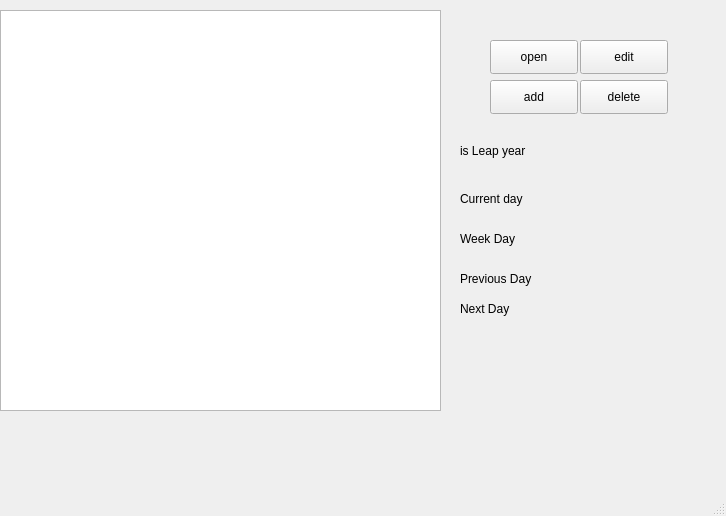
<?xml version="1.0" encoding="UTF-8"?>
<ui version="4.0">
 <class>MainWindow</class>
 <widget class="QMainWindow" name="MainWindow">
  <property name="geometry">
   <rect>
    <x>0</x>
    <y>0</y>
    <width>726</width>
    <height>516</height>
   </rect>
  </property>
  <property name="windowTitle">
   <string>MainWindow</string>
  </property>
  <widget class="QWidget" name="centralwidget">
   <widget class="QTableWidget" name="tableWidget">
    <property name="geometry">
     <rect>
      <x>0</x>
      <y>10</y>
      <width>441</width>
      <height>401</height>
     </rect>
    </property>
   </widget>
   <widget class="QPushButton" name="open">
    <property name="geometry">
     <rect>
      <x>490</x>
      <y>40</y>
      <width>88</width>
      <height>34</height>
     </rect>
    </property>
    <property name="text">
     <string>open</string>
    </property>
   </widget>
   <widget class="QPushButton" name="pushButton">
    <property name="geometry">
     <rect>
      <x>490</x>
      <y>80</y>
      <width>88</width>
      <height>34</height>
     </rect>
    </property>
    <property name="text">
     <string>add</string>
    </property>
   </widget>
   <widget class="QPushButton" name="editbut">
    <property name="geometry">
     <rect>
      <x>580</x>
      <y>40</y>
      <width>88</width>
      <height>34</height>
     </rect>
    </property>
    <property name="text">
     <string>edit</string>
    </property>
   </widget>
   <widget class="QPushButton" name="deletebut">
    <property name="geometry">
     <rect>
      <x>580</x>
      <y>80</y>
      <width>88</width>
      <height>34</height>
     </rect>
    </property>
    <property name="text">
     <string>delete</string>
    </property>
   </widget>
   <widget class="QLabel" name="label">
    <property name="geometry">
     <rect>
      <x>460</x>
      <y>140</y>
      <width>81</width>
      <height>21</height>
     </rect>
    </property>
    <property name="text">
     <string>is Leap year</string>
    </property>
   </widget>
   <widget class="QLabel" name="leap">
    <property name="geometry">
     <rect>
      <x>570</x>
      <y>140</y>
      <width>61</width>
      <height>18</height>
     </rect>
    </property>
    <property name="text">
     <string/>
    </property>
   </widget>
   <widget class="QLabel" name="label_2">
    <property name="geometry">
     <rect>
      <x>460</x>
      <y>190</y>
      <width>81</width>
      <height>18</height>
     </rect>
    </property>
    <property name="text">
     <string>Current day</string>
    </property>
   </widget>
   <widget class="QLabel" name="curday">
    <property name="geometry">
     <rect>
      <x>570</x>
      <y>190</y>
      <width>71</width>
      <height>18</height>
     </rect>
    </property>
    <property name="text">
     <string/>
    </property>
   </widget>
   <widget class="QLabel" name="label_3">
    <property name="geometry">
     <rect>
      <x>460</x>
      <y>230</y>
      <width>71</width>
      <height>18</height>
     </rect>
    </property>
    <property name="text">
     <string>Week Day</string>
    </property>
   </widget>
   <widget class="QLabel" name="weeknum">
    <property name="geometry">
     <rect>
      <x>600</x>
      <y>230</y>
      <width>58</width>
      <height>18</height>
     </rect>
    </property>
    <property name="text">
     <string/>
    </property>
   </widget>
   <widget class="QLabel" name="label_4">
    <property name="geometry">
     <rect>
      <x>460</x>
      <y>270</y>
      <width>91</width>
      <height>18</height>
     </rect>
    </property>
    <property name="text">
     <string>Previous Day</string>
    </property>
   </widget>
   <widget class="QLabel" name="prev">
    <property name="geometry">
     <rect>
      <x>590</x>
      <y>270</y>
      <width>71</width>
      <height>21</height>
     </rect>
    </property>
    <property name="text">
     <string/>
    </property>
   </widget>
   <widget class="QLabel" name="label_6">
    <property name="geometry">
     <rect>
      <x>460</x>
      <y>300</y>
      <width>81</width>
      <height>18</height>
     </rect>
    </property>
    <property name="text">
     <string>Next Day</string>
    </property>
   </widget>
   <widget class="QLabel" name="next">
    <property name="geometry">
     <rect>
      <x>590</x>
      <y>300</y>
      <width>71</width>
      <height>18</height>
     </rect>
    </property>
    <property name="text">
     <string/>
    </property>
   </widget>
  </widget>
  <widget class="QMenuBar" name="menubar">
   <property name="geometry">
    <rect>
     <x>0</x>
     <y>0</y>
     <width>726</width>
     <height>30</height>
    </rect>
   </property>
  </widget>
  <widget class="QStatusBar" name="statusbar"/>
 </widget>
 <resources/>
 <connections/>
</ui>
